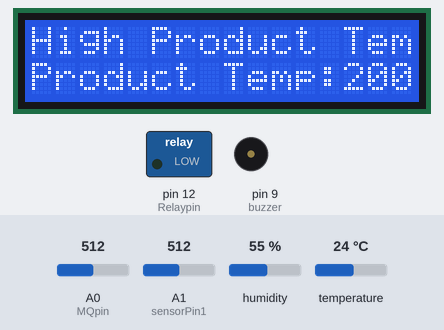
Recording of a sketch running on a simulated Arduino Uno, built with avr-gcc and run on an emulated ATmega328P. Shown: 16×2 character LCD, switched loads named in the sketch (green lamp = pin HIGH), buzzer (waves = sounding). The inputs (shaded band) are chosen by the test bench; at power-on: A1 (sensorPin1) = 512, humidity 55 %, temperature 24 °C, A0 (MQpin) = 512. The modem accepts every AT command (registered, SIM ready, sends succeed) and sends nothing else; what the sketch prints to the serial monitor is not drawn.

Above: at 1.2 s.
1.3 s: A1 (sensorPin1) set to 323
At 4.2 s:
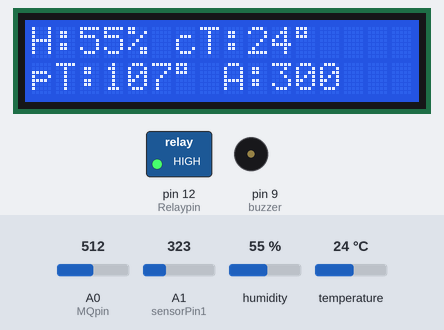
9.2 s: A1 (sensorPin1) set to 292
At 13.3 s:
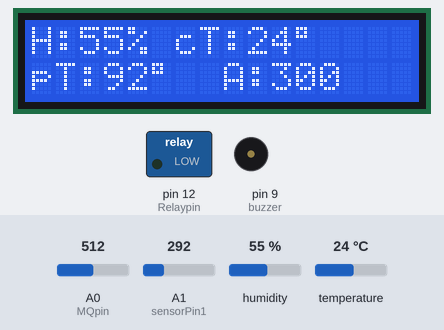
13.6 s: humidity set to 32 %
At 14.2 s:
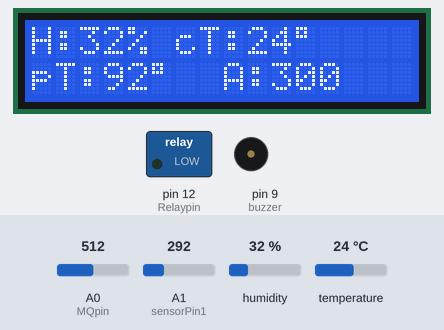
15.3 s: humidity set to 28 %
At 16.08 s:
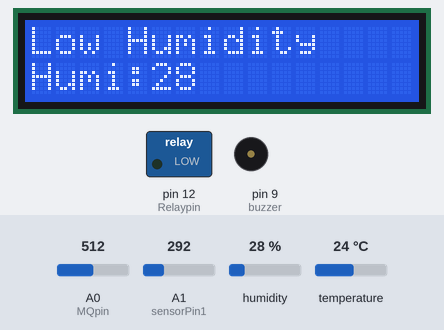
18.2 s: temperature set to 34 °C
At 18.7 s:
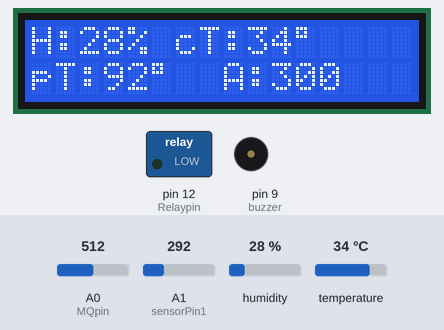
19.8 s: temperature set to 37 °C
At 21.1 s:
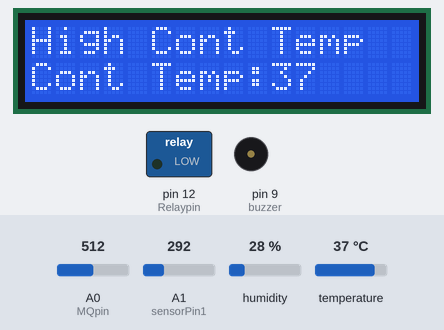
Timing chart, 0 to 25.8 s (numbered marks = the images above; inputs shaded):
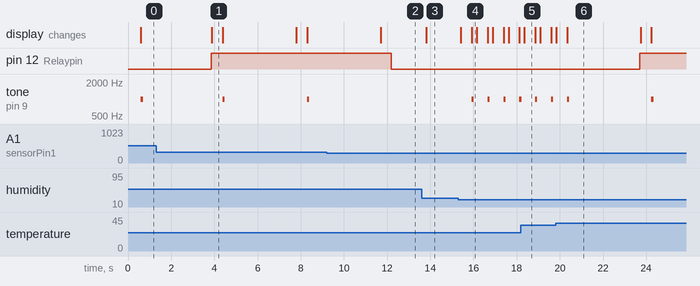

Measured:
- the behaviour switches between 308 and 307 on A1 (sensorPin1) (found by bisection; images 1 and 2)
- the behaviour switches between 30 and 29 % on humidity (found by bisection; images 3 and 4)
- the behaviour switches between 35 and 36 °C on temperature (found by bisection; images 5 and 6)
- after the input at 1.3 s, the display: changes after 2.6 s (image 1)
- after the input at 9.2 s, pin 12 (Relaypin): HIGH → LOW after 3.0 s; tone on pin 9 (buzzer): stays silent (without the input it goes to 1000 Hz after 3.0 s); the display: changes after 2.5 s (image 2)
- after the input at 13.6 s, the display: changes after 0.22 s (image 3)
- after the input at 15.3 s, tone on pin 9 (buzzer): alternates 1000 Hz for 0.10 s and silent for 0.64 s, starting after 0.62 s; the display: first changes after 0.11 s (image 4 shows a later state)
- after the input at 18.2 s, the display: changes after 0.16 s (image 5)
- after the input at 19.8 s, pin 12 (Relaypin): LOW → HIGH after 3.9 s; tone on pin 9 (buzzer): silent → 1000 Hz after 4.4 s, → silent 0.10 s later; the display: first changes at once (image 6 shows a later state)

The sketch:

completeSystem.ino
```cpp
#include <LiquidCrystal.h>  // Include LiquidCrystal Library
#include <SoftwareSerial.h>
#include <dht.h>

#define dhtPin 8
const int MQpin=A0;//the AOUT pin of the alcohol sensor goes into analog pin A0 of the arduino
#define sensorPin1 A1

int i,alco_high,alco_low,mapped,data[200];

SoftwareSerial mySerial(11, 10); //SIM800L Tx & Rx is connected to Arduino #11 & #10
LiquidCrystal lcd(7, 6, 5, 4, 3, 2); // Create an LCD object.
dht DHT;    // Create a DHT object

const int buzzer = 9; //buzzer to arduino pin 9
int Relaypin= 12; // Define input pin for relay
float h;
float t;
float temperatureC;
String message;
String condition;
String containerNumber;

void setup() {
  lcd.begin(16,2); // Initialize the LCD
  Serial.begin(9600);

  pinMode(buzzer, OUTPUT); // Set buzzer - pin 9 as an output

  containerNumber = "135_G";
pinMode(Relaypin, OUTPUT); // Define the Relaypin as output pin
  pinMode(MQpin, INPUT);//sets the pin as an input to the arduino
for(i=2;i<=5;i++)
{
  pinMode(i,OUTPUT);//sets the pin as an output of the arduino
}

}

void loop() {
////MQ sensor
  alco_high=0; // initially alcohol level is zero
  alco_low = 1023; // low threshold is 1023

        for(i=200; i>0; i--){
        data[i] = data[i-1]; // decrement of data

      if(data[i]>alco_high)
      alco_high=data[i];
      if(data[i]<alco_low)
      alco_low=data[i];
      }
data[0]= analogRead(MQpin);//reads the analaog value from the alcohol sensor's AOUT pin
mapped=map(data[0],0,1023,0,600);
Serial.print("Alcohol value: ");
Serial.println(mapped);//prints the alcohol value
//delay(100);


  int readData = DHT.read11(dhtPin);
  int tmp36reading = analogRead(sensorPin1);
  // Convert that reading into voltage
  // Replace 5.0 with 3.3, if you are using a 3.3V Arduino
  float voltage = tmp36reading * (5.0 / 1024.0);
  // Convert the voltage into the temperature in Celsius
   temperatureC = (voltage - 0.5) * 100;

  // Print the temperature in Celsius
  Serial.print("Temperature: ");
  Serial.print(temperatureC);
  Serial.print("\xC2\xB0"); // shows degree symbol
  Serial.print("C  |  ");

   t = DHT.temperature;
   h = DHT.humidity;
lcdDisplay();

if (temperatureC > 100){
  Serial.println("High product temp");
  condition =  "High product temp";
  highProductTemp();
  buzzerSound();
  sendMessage();
  digitalWrite(Relaypin, HIGH); // Sends high signal
  }
  else if(t > 35){
    Serial.println("High container temperature");
    condition = "High container Temp";
    highContainerTemp();
    buzzerSound();
    sendMessage();
    digitalWrite(Relaypin, HIGH); // Sends high signal
    }
    else if (h<30){
      Serial.println("Low Humidity");
      condition = "Low humidity";
      lowHumidity();
      buzzerSound();
      }
      else if (mapped > 350){
        Serial.println("Ethanol detected|Signs of fermentation");
        condition = "Ethanol detected";
        alcoholDetected();
        buzzerSound();
        sendMessage();
        digitalWrite(Relaypin, HIGH); // Sends high signal
        }
else {
  digitalWrite(Relaypin, LOW); // Makes the signal low
  }
message = "Container No:" + containerNumber + "\n Detected condition: " + condition + "\n Control mechanism initiated," + "\n Instruct transporter to inspect.";
}

void lcdDisplay()
{
  lcd.clear();
  lcd.setCursor(0,0);
  lcd.print("H:");
  lcd.print(int(h));//convert float values to int to remove decimals
  lcd.print("%");

  lcd.setCursor(6,0);
  lcd.print("cT:");
  lcd.print(int(t));//convert float values to int to remove decimals
  lcd.print((char)223);//shows degrees character
 // lcd.print("C");

  lcd.setCursor(0,1);
  lcd.print("pT:");
  lcd.print(int(temperatureC));//convert float values to int to remove decimals
  lcd.print((char)223);//shows degrees character
  //lcd.print("C");

  lcd.setCursor(8,1);
  lcd.print("A:");
  lcd.print(mapped);//convert float values to int to remove decimals
  //lcd.print((char)223);//shows degrees character
  //lcd.print("C");


  delay(500);
}
void alcoholDetected(){
  lcd.clear();
  lcd.setCursor(0,0);
  lcd.print("Alcohol Detected");
  lcd.setCursor(0,1);
  lcd.print("Alc Cont:");
  lcd.print(mapped);


  }
  void highProductTemp(){
    lcd.clear();
  lcd.setCursor(0,0);
  lcd.print("High Product Temp");
  lcd.setCursor(0,1);
  lcd.print("Product Temp:");
  lcd.print(int(temperatureC));
    }

  void highContainerTemp(){
       lcd.clear();
  lcd.setCursor(0,0);
  lcd.print("High Cont Temp");
  lcd.setCursor(0,1);
  lcd.print("Cont Temp:");
  lcd.print(int(t));

    }

   void lowHumidity(){
  lcd.clear();
  lcd.setCursor(0,0);
  lcd.print("Low Humidity");
  lcd.setCursor(0,1);
  lcd.print("Humi:");
  lcd.print(int(h));
    }

  void buzzerSound(){
      tone(buzzer, 1000); // Send 1KHz sound signal...
  delay(100);        // ...for 1 sec
  noTone(buzzer);     // Stop sound...
  delay(100);        // ...for 1sec
    }
void sendMessage(){
    //Begin serial communication with Arduino and Arduino IDE (Serial Monitor)
  Serial.begin(9600);
  //Begin serial communication with Arduino and SIM800L
     mySerial.begin(9600);
  Serial.println("Initializing...");
  delay(1000);
  mySerial.println("AT"); //Once the handshake test is successful, it will back to OK
  updateSerial();
  mySerial.println("AT+CMGF=1"); // Configuring TEXT mode
  updateSerial();
 mySerial.println("AT+CMGS=\"+254746685295\"");//change ZZ with country code and xxxxxxxxxxx with phone number to sms
  updateSerial();

  mySerial.print(message); //text content
  updateSerial();
  mySerial.write(26);
  }


  void updateSerial()
{
  delay(500);
  while (Serial.available())
  {
    mySerial.write(Serial.read());//Forward what Serial received to Software Serial Port
  }
  while(mySerial.available())
  {
    Serial.write(mySerial.read());//Forward what Software Serial received to Serial Port
  }
}
```
